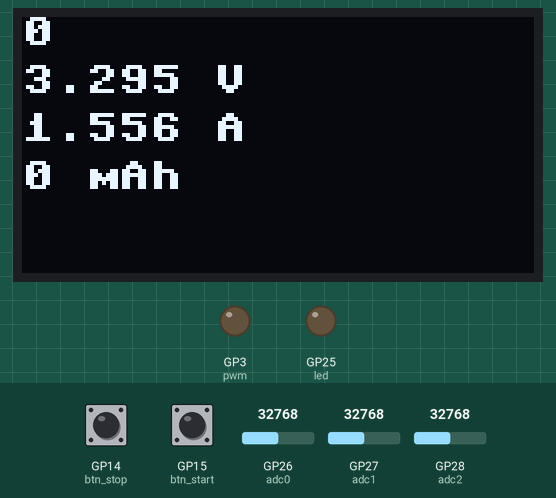
A program run on a simulated Raspberry Pi Pico running MicroPython. On the bench: 128×64 one-colour display, output pins drawn as LEDs (lit = HIGH). Dashed ring = blinking. The test bench sets the inputs (shaded band); at power-on: GP15 (btn_start) HIGH, GP26 (adc0) = 32768, GP27 (adc1) = 32768, GP14 (btn_stop) HIGH, GP28 (adc2) = 32768 (analog values on the 0–65535 scale). Files the program writes start out absent; library files of the repository ran but are not shown: ssd1306.py; what the program prints to the serial console is not drawn. At 10.4 s the program stops and its outputs stay as they are.

Above: at 1.2 s.
1.3 s: GP15 (btn_start) pulled LOW for 0.15 s
At 2.5 s:
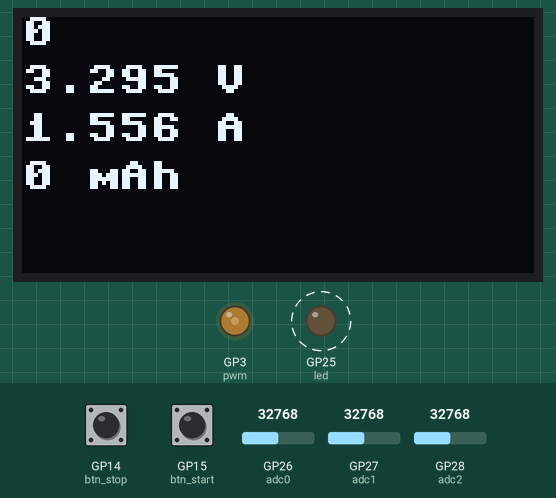
4.4 s: GP26 (adc0) set to 45874
At 6.1 s:
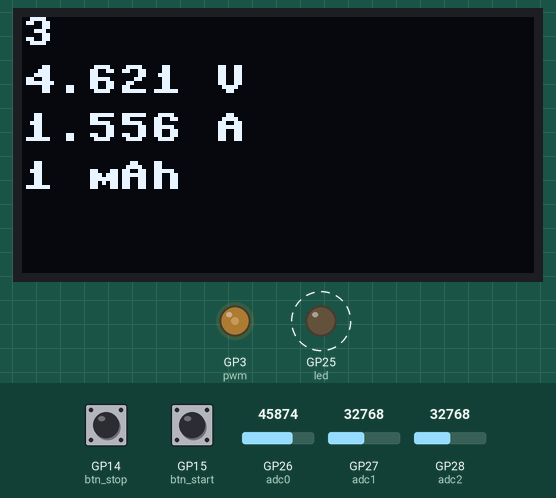
7.4 s: GP27 (adc1) set to 45874
At 9.1 s:
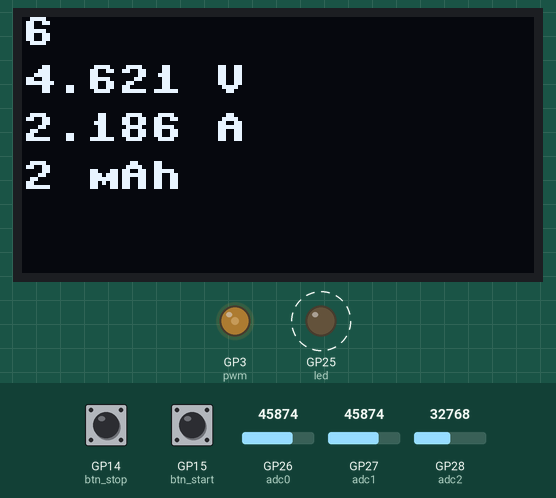
10.4 s: GP14 (btn_stop) pulled LOW for 0.15 s
At 10.4 s:
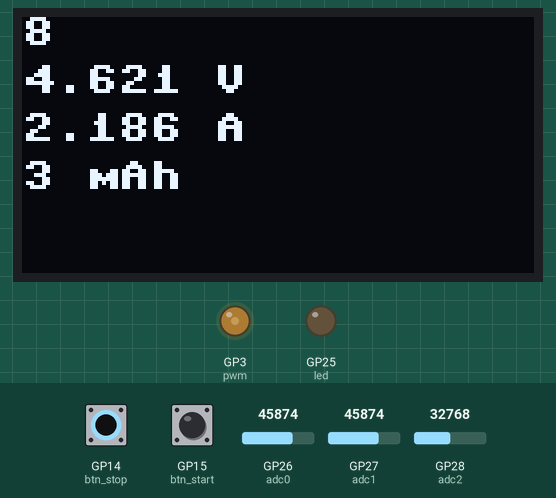
Timing chart, 0 to 11.9 s (numbered marks = the images above; inputs shaded):
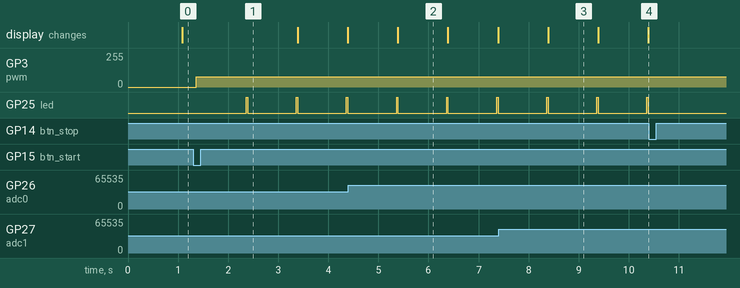

Measured:
- after the input at 1.3 s, GP3 (pwm): 0/255 → 77/255 after 0.07 s; GP25 (led): alternates HIGH for 0.03 s and LOW for 0.97 s, starting after 1.1 s
- after the input at 10.4 s, GP25 (led): stays LOW (without the input it goes to HIGH after 0.96 s)
- what the display in image 2 shows lasts 1.0 s, from 5.4 s to 6.4 s

The program:

liion__measure_02.py
```python
# Switchoff voltage:
threshold = 3.0
Idischarge = 1.0
filename = 'LiIon.dat'
header = '# t/s \t U/V \t I/A \t Q/As \t Q/mAh\n'

Q_As = 0
Q_mAh = 0

from machine import Pin, ADC, Timer, I2C, PWM
import time
import os, sys

timer = Timer()

btn_start = Pin(15, Pin.IN, Pin.PULL_UP)
btn_stop = Pin(14, Pin.IN, Pin.PULL_UP)
#led = Pin(25, Pin.OUT)
led = Pin('LED', Pin.OUT)

# OLED
from ssd1306 import SSD1306_I2C
i2c = I2C(0, scl=Pin(9), sda=Pin(8))
oled = SSD1306_I2C(128, 64, i2c)

# DAC via PWM for current setting:
pwm = PWM(Pin(3))
pwm.duty_u16(32767)
pwm.freq(100000)

def set_dac(v):
    duty = int(65535 * v / 3.3)
    pwm.duty_u16(duty)


#--------------------------------------------------------------------
seconds = 0
voltage = 0
current = 0

# ADC
a0 = Pin(26, Pin.IN) # his is needed to turn input to high impedance
a1 = Pin(27, Pin.IN) # this is needed to turn input to high impedance
a2 = Pin(28, Pin.IN)
adc0 = ADC(0)
adc1 = ADC(1)
adc2 = ADC(2)


class LinCalc():
    # y = k0 + k1 * x
    def __init__(self, k0 = 0, k1 = 1):
        self.k0 = k0
        self.k1 = k1

    def calc(self, x):
        y = self.k0  + self.k1 * x
        return y

def readADC(adc, n = 10):
    # adc = adc0, adc1, adc2
    # n = nb of vallues for mean
    vm = 0
    for i in range(0, n):
        v = adc.read_u16()
        vm += v
    v = vm / n
    v = v * 3.3 / 65535
    return v


clin0 = LinCalc(k0 = -0.02, k1 = 2.00926177)
clin1 = LinCalc(k0 = -0.02, k1 = 0.955)
clin2 = LinCalc(k0 = -0.02, k1 = 2 * 0.992073)

def get_adc():
    v0 = readADC(adc0)
    v0 = clin0.calc(v0)

    v1 = readADC(adc1)
    v1 = clin1.calc(v1)

    v2 = readADC(adc2)
    v2 = clin2.calc(v2)
    return v0, v1, v2

#----------------------------------------------------

def say_hello():
    print("LIon TEST")
    print("# I2C Address      : "+hex(i2c.scan()[0]).upper()) # Display device address
    print("# I2C Configuration: "+str(i2c))                   # Display I2C config
    print("# Waiting for start button")
    oled.fill(0)
    oled.text("ACCU TEST",5,5)
    oled.text("Waiting for start button",5,15)
    oled.show()
    time.sleep(1)


def print_values():
    s = "%i\t%.3f\t%.3f\t%.3f\t%.3f" % (seconds, voltage, current, Q_As, Q_mAh)
    print(s)

def oled_values():
    oled.fill(0)
    oled.text(str(seconds), 0, 0)
    oled.text("%.3f V" % voltage, 0, 12)
    oled.text("%.3f A" % current, 0, 24)
    oled.text("%i mAh" % Q_mAh, 0, 36)
    oled.show()

def set_current(I):
    set_dac(I)

def measure():
    global voltage, current
    v0, v1, v2 = get_adc()
    voltage = v0
    current = v1


#-------------------------------------------------------------
# Timer callback function
# This is wher it happens!
def timer_callback(void):
    # This is called via timer interrupt every second
    global seconds, voltage, Q_As, Q_mAh
    led.on()
    measure()
    print_values()
    oled_values()
    if ( seconds <= 60 ) or (seconds % 10 ==0):
        store()
    led.off()
    seconds += 1
    Q_As += current
    Q_mAh = Q_As / 3.6

#------------------------------------------------------------------------
def delete_old_file():
    try:
        os.remove(filename)
        print("Remove old " + filename)
    except:
        print("Could not delete " + filename)
        print(os.listdir())


def create_file():
    try:
        f = open(filename, 'w')
        f.write('# LiIon measure capacity\n')
        f.write(header)
        f.close()
    except:
        print("Error creating " + filename)

def store():
    s = "%i\t%.3f\t%.3f\t%.3f\t%.3f" % (seconds, voltage, current, Q_As, Q_mAh)
    f = open(filename, "a")
    f.write(s + '\n')
    f.close()

def read_file():
    try:
        f = open(filename, 'r')
        t = f.read()
        f.close()
        print(t)
    except:
        print("Could not read " + filename)


#--------------------------------------------------------------------------------------
##   MAIN


set_current(0)
say_hello()

# Wait for button start
while btn_start.value():
    if btn_stop.value() ==0:
        read_file()
        sys.exit()
    measure()
    print("##   %.3fV" % voltage, end = '\r')
    oled_values()
    time.sleep(0.05)

# START
# Init timer and set discharge current
timer.init(period = 1000, callback = timer_callback)      # in ms!
print("\n # Start")
print(header)
delete_old_file()
create_file()
set_current(Idischarge)


# The measurement, display and stoe is done in the timer_callback function

# Wait for voltage < threshold or stop button
while btn_stop.value():
    measure()

    if voltage < threshold:
        set_current(0)
        break
    time.sleep(0.05)
timer.deinit()
print("# STOPPED at %.3fV" % voltage)
print("# Q = ", Q_mAh, "mAh")

#---------------------------------------------------------------------------------------
# Callback function must be defined before init timer!


#timer.init(freq = 1, mode = timer.PERIODIC, callback = do_it)       # in Hz!
```
